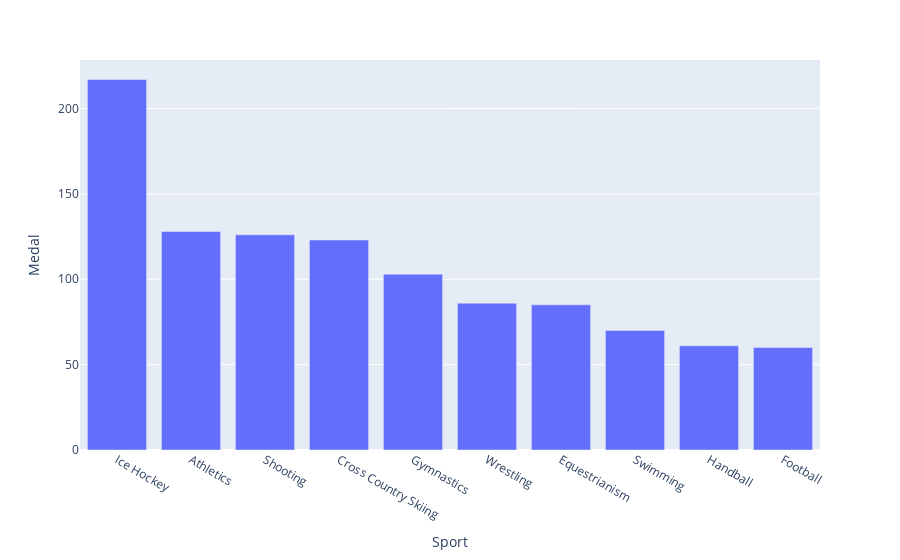

Notebook source saved alongside this figure:
### Code cell
# de sporter landet fått flest medaljer i

# get all swe data from dataframe
df_data_sweden = df_data.loc[df_data["Team"] == "Sweden"]

# groupby sport and count medals 
df_sport_medal = df_data_sweden[["Sport", "Medal"]].groupby("Sport").count().reset_index().sort_values(by= "Medal", ascending= False).head(10)

#NOTE i lag sport är det en medalj per lag medlem.
fig = px.bar(df_sport_medal, x= "Sport", y= "Medal")
fig.show()

### Figure 1 — Plotly figure (JSON) as saved in the notebook; plotly's stock layout.template omitted (floating-point values rounded to 4 significant figures)
{"data": [{"alignmentgroup": "True", "hovertemplate": "Sport=%{x}<br>Medal=%{y}<extra></extra>", "legendgroup": "", "marker": {"color": "#636efa", "pattern": {"shape": ""}}, "name": "", "offsetgroup": "", "orientation": "v", "showlegend": false, "textposition": "auto", "type": "bar", "x": ["Ice Hockey", "Athletics", "Shooting", "Cross Country Skiing", "Gymnastics", "Wrestling", "Equestrianism", "Swimming", "Handball", "Football"], "xaxis": "x", "y": [217, 128, 126, 123, 103, 86, 85, 70, 61, 60], "yaxis": "y"}], "layout": {"barmode": "relative", "legend": {"tracegroupgap": 0}, "margin": {"t": 60}, "xaxis": {"anchor": "y", "domain": [0, 1], "title": {"text": "Sport"}}, "yaxis": {"anchor": "x", "domain": [0, 1], "title": {"text": "Medal"}}}}
